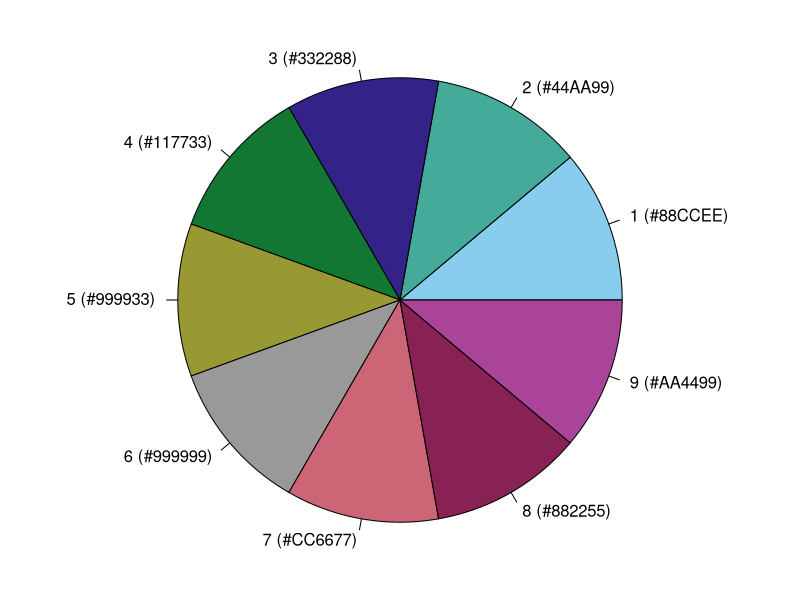

Write R code to recreate this figure.
# Here some color blind palette I have used for my data.
# Also, a quick a code for a quick plot to visualize them.

palette_CB3 <-c("#44AA99","#332288","#999933")
palette_CB2 <-c("#CC6677", "#999999","#AA4499")
palette_CB4 = c("#88CCEE","#DDCC77","#117733", "#882255")
palette_CB6 <-c("#332288","#88CCEE","#117733","#DDCC77","#FF899d","#AA4499") #"#CC6677"
palette_CB8 <-c("#999933","#DDCC77","#CC6677","#AA4499","#332288","#88CCEE","#44AA99","#117733")
palette_CB9 <-c("#88CCEE","#44AA99","#332288","#117733","#999933","#999999","#CC6677","#882255","#AA4499")

par(mar = rep(0, 4))
pie(rep(1, length(palette_CB9)), labels = sprintf("%d (%s)", 
          seq_along(palette_CB9),palette_CB9), col = palette_CB9)



